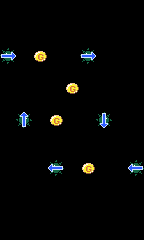

Tiled map render using the project's own tile images. Description and the whole map definition, tile-layer contents included, below:
An orthogonal 9x15 tile map with 16x16 px tiles, 1 tile layer (map).

<map version="1.0" orientation="orthogonal" renderorder="right-down" width="9" height="15" tilewidth="16" tileheight="16" nextobjectid="1">
 <tileset firstgid="1" name="tileset" tilewidth="16" tileheight="16" tilecount="64" columns="8">
  <image source="tileset.png" width="128" height="128" />
 </tileset>
 <layer name="map" width="9" height="15">
  <data encoding="csv">
0,0,0,0,0,0,0,0,0,
0,0,0,0,0,0,0,0,0,
0,0,0,0,0,0,0,0,0,
6,0,25,0,0,6,0,0,0,
0,0,0,0,0,0,0,0,0,
0,0,0,0,25,0,0,0,0,
0,0,0,0,0,0,0,0,0,
0,5,0,25,0,0,7,0,0,
0,0,0,0,0,0,0,0,0,
0,0,0,0,0,0,0,0,0,
0,0,0,4,0,25,0,0,4,
0,0,0,0,0,0,0,0,0,
0,0,0,0,0,0,0,0,0,
0,0,0,0,0,0,0,0,0,
0,0,0,0,0,0,0,0,0
</data>
 </layer>
</map>
